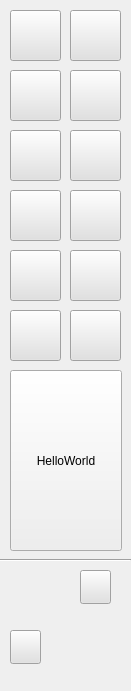
   <widget class="QWidget" name="leftToolBar" native="true">
    <property name="geometry">
     <rect>
      <x>30</x>
      <y>70</y>
      <width>131</width>
      <height>691</height>
     </rect>
    </property>
    <widget class="QPushButton" name="normalModeBtn">
     <property name="geometry">
      <rect>
       <x>10</x>
       <y>10</y>
       <width>51</width>
       <height>51</height>
      </rect>
     </property>
     <property name="cursor">
      <cursorShape>PointingHandCursor</cursorShape>
     </property>
     <property name="styleSheet">
      <string notr="true">
border-image: url(:/miniPS/Resources/browse.png);
background-color: rgb(225, 225, 225);</string>
     </property>
     <property name="text">
      <string/>
     </property>
    </widget>
    <widget class="QPushButton" name="slctModeBtn">
     <property name="geometry">
      <rect>
       <x>70</x>
       <y>10</y>
       <width>51</width>
       <height>51</height>
      </rect>
     </property>
     <property name="cursor">
      <cursorShape>PointingHandCursor</cursorShape>
     </property>
     <property name="styleSheet">
      <string notr="true">border-image: url(:/miniPS/Resources/select.png);
selection-background-color: rgb(170, 255, 255);
background-color: rgb(225, 225, 225);
</string>
     </property>
     <property name="text">
      <string/>
     </property>
    </widget>
    <widget class="QPushButton" name="pushButton">
     <property name="geometry">
      <rect>
       <x>10</x>
       <y>70</y>
       <width>51</width>
       <height>51</height>
      </rect>
     </property>
     <property name="cursor">
      <cursorShape>PointingHandCursor</cursorShape>
     </property>
     <property name="styleSheet">
      <string notr="true">border-image: url(:/miniPS/Resources/pen.png);
background-color: rgb(225, 225, 225);</string>
     </property>
     <property name="text">
      <string/>
     </property>
    </widget>
    <widget class="QPushButton" name="pushButton_2">
     <property name="geometry">
      <rect>
       <x>70</x>
       <y>70</y>
       <width>51</width>
       <height>51</height>
      </rect>
     </property>
     <property name="cursor">
      <cursorShape>PointingHandCursor</cursorShape>
     </property>
     <property name="styleSheet">
      <string notr="true">border-image: url(:/miniPS/Resources/im-eraser.png);
background-color: rgb(225, 225, 225);</string>
     </property>
     <property name="text">
      <string/>
     </property>
    </widget>
    <widget class="Line" name="line_3">
     <property name="geometry">
      <rect>
       <x>0</x>
       <y>550</y>
       <width>131</width>
       <height>20</height>
      </rect>
     </property>
     <property name="orientation">
      <enum>Qt::Horizontal</enum>
     </property>
    </widget>
    <widget class="QLabel" name="picked_color1">
     <property name="geometry">
      <rect>
       <x>20</x>
       <y>570</y>
       <width>51</width>
       <height>51</height>
      </rect>
     </property>
     <property name="text">
      <string/>
     </property>
    </widget>
    <widget class="QLabel" name="picked_color2">
     <property name="geometry">
      <rect>
       <x>60</x>
       <y>610</y>
       <width>51</width>
       <height>51</height>
      </rect>
     </property>
     <property name="text">
      <string/>
     </property>
    </widget>
    <widget class="QPushButton" name="colorSwitchBtn">
     <property name="geometry">
      <rect>
       <x>80</x>
       <y>570</y>
       <width>31</width>
       <height>34</height>
      </rect>
     </property>
     <property name="whatsThis">
      <string>Exchange two gethered color</string>
     </property>
     <property name="styleSheet">
      <string notr="true">border-image: url(:/miniPS/Resources/exchange.png);
background-color: rgb(225, 225, 225);</string>
     </property>
     <property name="text">
      <string/>
     </property>
    </widget>
    <widget class="QPushButton" name="colorResetBtn">
     <property name="geometry">
      <rect>
       <x>10</x>
       <y>630</y>
       <width>31</width>
       <height>34</height>
      </rect>
     </property>
     <property name="whatsThis">
      <string>Reset the gethered color to black and white</string>
     </property>
     <property name="styleSheet">
      <string notr="true">border-image: url(:/miniPS/Resources/reset.png);
background-color: rgb(225, 225, 225);</string>
     </property>
     <property name="text">
      <string/>
     </property>
    </widget>
    <widget class="QPushButton" name="getColorBtn">
     <property name="geometry">
      <rect>
       <x>70</x>
       <y>250</y>
       <width>51</width>
       <height>51</height>
      </rect>
     </property>
     <property name="cursor">
      <cursorShape>PointingHandCursor</cursorShape>
     </property>
     <property name="styleSheet">
      <string notr="true">border-image: url(:/miniPS/Resources/pick.png);
background-color: rgb(225, 225, 225);</string>
     </property>
     <property name="text">
      <string/>
     </property>
    </widget>
    <widget class="QPushButton" name="cutBtn">
     <property name="geometry">
      <rect>
       <x>10</x>
       <y>130</y>
       <width>51</width>
       <height>51</height>
      </rect>
     </property>
     <property name="cursor">
      <cursorShape>PointingHandCursor</cursorShape>
     </property>
     <property name="styleSheet">
      <string notr="true">border-image: url(:/miniPS/Resources/cut.png);
background-color: rgb(225, 225, 225);</string>
     </property>
     <property name="text">
      <string/>
     </property>
    </widget>
    <widget class="QPushButton" name="addBtn">
     <property name="geometry">
      <rect>
       <x>10</x>
       <y>190</y>
       <width>51</width>
       <height>51</height>
      </rect>
     </property>
     <property name="cursor">
      <cursorShape>PointingHandCursor</cursorShape>
     </property>
     <property name="styleSheet">
      <string notr="true">border-image: url(:/miniPS/Resources/add.png);
background-color: rgb(225, 225, 225);</string>
     </property>
     <property name="text">
      <string/>
     </property>
    </widget>
    <widget class="QPushButton" name="subtractionBtn">
     <property name="geometry">
      <rect>
       <x>70</x>
       <y>190</y>
       <width>51</width>
       <height>51</height>
      </rect>
     </property>
     <property name="cursor">
      <cursorShape>PointingHandCursor</cursorShape>
     </property>
     <property name="styleSheet">
      <string notr="true">border-image: url(:/miniPS/Resources/sub.png);
background-color: rgb(225, 225, 225);</string>
     </property>
     <property name="text">
      <string/>
     </property>
    </widget>
    <widget class="QPushButton" name="multiplicationBtn">
     <property name="geometry">
      <rect>
       <x>10</x>
       <y>250</y>
       <width>51</width>
       <height>51</height>
      </rect>
     </property>
     <property name="cursor">
      <cursorShape>PointingHandCursor</cursorShape>
     </property>
     <property name="styleSheet">
      <string notr="true">border-image: url(:/miniPS/Resources/multiply.png);
background-color: rgb(225, 225, 225);</string>
     </property>
     <property name="text">
      <string/>
     </property>
    </widget>
    <widget class="QPushButton" name="spinBtn">
     <property name="geometry">
      <rect>
       <x>70</x>
       <y>130</y>
       <width>51</width>
       <height>51</height>
      </rect>
     </property>
     <property name="cursor">
      <cursorShape>PointingHandCursor</cursorShape>
     </property>
     <property name="styleSheet">
      <string notr="true">border-image: url(:/miniPS/Resources/rotate.png);
background-color: rgb(225, 225, 225);</string>
     </property>
     <property name="text">
      <string/>
     </property>
    </widget>
    <widget class="QPushButton" name="helloWorldBtn">
     <property name="geometry">
      <rect>
       <x>10</x>
       <y>370</y>
       <width>112</width>
       <height>181</height>
      </rect>
     </property>
     <property name="text">
      <string>HelloWorld</string>
     </property>
    </widget>
    <widget class="QPushButton" name="mosaicBtn">
     <property name="geometry">
      <rect>
       <x>10</x>
       <y>310</y>
       <width>51</width>
       <height>51</height>
      </rect>
     </property>
     <property name="styleSheet">
      <string notr="true">border-image: url(:/miniPS/Resources/mosaic.png);
background-color: rgb(225, 225, 225);</string>
     </property>
     <property name="text">
      <string/>
     </property>
    </widget>
    <widget class="QPushButton" name="minMaxBtn">
     <property name="geometry">
      <rect>
       <x>70</x>
       <y>310</y>
       <width>51</width>
       <height>51</height>
      </rect>
     </property>
     <property name="styleSheet">
      <string notr="true">border-image: url(:/miniPS/Resources/minmax.png);
background-color: rgb(225, 225, 225);</string>
     </property>
     <property name="text">
      <string/>
     </property>
    </widget>
   </widget>
